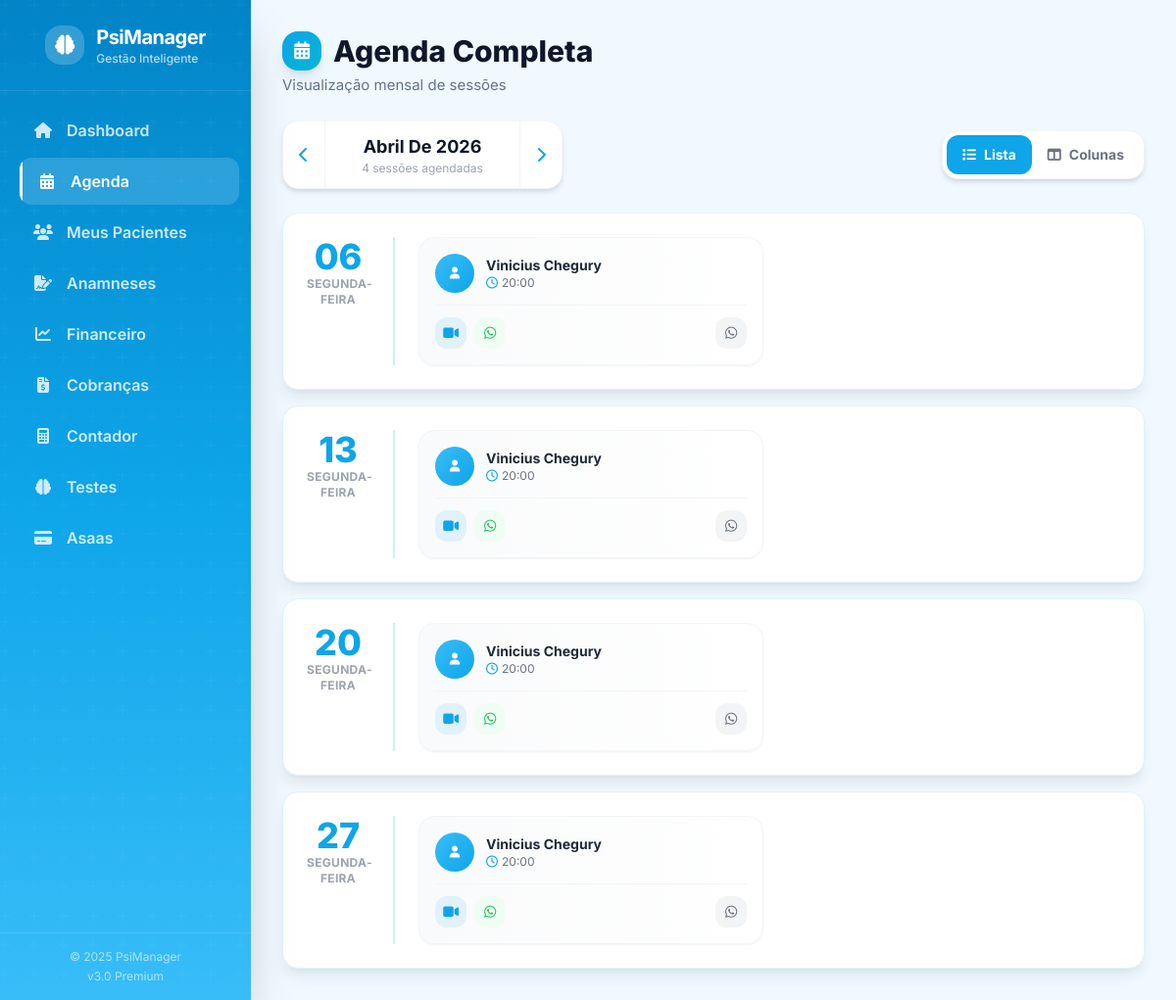
The app's page /public/agenda.php with its own data.
### tables this page shows
CREATE TABLE `agenda` (
  `id` int(11) NOT NULL,
  `paciente_id` int(11) NOT NULL,
  `data_sessao` datetime NOT NULL,
  `link_meet` varchar(255) DEFAULT NULL,
  `status` enum('agendado','realizado','cancelado') NOT NULL DEFAULT 'agendado',
  `notificacao_enviada` tinyint(1) NOT NULL DEFAULT 0,
  `created_at` timestamp NOT NULL DEFAULT current_timestamp()
);

CREATE TABLE `pacientes` (
  `id` int(11) NOT NULL,
  `nome` varchar(100) NOT NULL,
  `cpf` varchar(14) NOT NULL,
  `whatsapp` varchar(20) NOT NULL,
  `email` varchar(100) DEFAULT NULL,
  `dia_semana_fixo` int(11) NOT NULL COMMENT '1=Seg, 2=Ter, 3=Qua, 4=Qui, 5=Sex',
  `horario_fixo` time NOT NULL,
  `valor_sessao` decimal(10,2) NOT NULL,
  `dia_vencimento` int(11) NOT NULL COMMENT 'Dia do mês (ex: 5, 10, 15)',
  `dias_antecedencia` int(11) NOT NULL DEFAULT 5,
  `ativo` tinyint(1) NOT NULL DEFAULT 1,
  `created_at` timestamp NOT NULL DEFAULT current_timestamp(),
  `foto` varchar(255) DEFAULT NULL,
  `frequencia` enum('semanal','quinzenal') DEFAULT 'semanal',
  `semana_inicio` tinyint(1) DEFAULT 1
);

### includes/functions.php (called while the page is built, shortened)
<?php
function getDayName($dayNumber) {
    $days = [
        1 => 'Segunda-feira',
        2 => 'Terça-feira',
        3 => 'Quarta-feira',
        4 => 'Quinta-feira',
        5 => 'Sexta-feira',
        6 => 'Sábado',
        7 => 'Domingo'
    ];
    return $days[$dayNumber] ?? 'Desconhecido';
}
?>

### public/agenda.php (the view, shortened to what this page needs)
<?php
require_once '../config/db.php';
require_once '../includes/functions.php';
include '../includes/header.php';
$mesRef = $_GET['mes'] ?? date('Y-m');
$dataRef = DateTime::createFromFormat('Y-m', $mesRef);
$mesAnterior = (clone $dataRef)->modify('-1 month')->format('Y-m');
$proximoMes = (clone $dataRef)->modify('+1 month')->format('Y-m');
$mesesPT = [
    '01' => 'Janeiro', '02' => 'Fevereiro', '03' => 'Março', '04' => 'Abril',
    '05' => 'Maio', '06' => 'Junho', '07' => 'Julho', '08' => 'Agosto',
    '09' => 'Setembro', '10' => 'Outubro', '11' => 'Novembro', '12' => 'Dezembro'
];
$mesNome = $mesesPT[$dataRef->format('m')] ?? $dataRef->format('F');
$anoRef = $dataRef->format('Y');
$stmtAgenda = $pdo->prepare("
    SELECT a.*, p.nome, p.foto, p.whatsapp
    FROM agenda a
    JOIN pacientes p ON a.paciente_id = p.id
    WHERE DATE_FORMAT(a.data_sessao, '%Y-%m') = ?
    AND p.ativo = 1
    ORDER BY a.data_sessao ASC
");
$stmtAgenda->execute([$mesRef]);
$agendaMes = $stmtAgenda->fetchAll(PDO::FETCH_ASSOC);
$agendaPorDia = [];
foreach ($agendaMes as $evento) {
    $dia = date('d', strtotime($evento['data_sessao']));
    $agendaPorDia[$dia][] = $evento;
}
$totalSessoes = count($agendaMes);
?>
<div class="page-header mb-6">
    <div>
        <h2 class="page-title flex items-center gap-3">
            <span class="w-10 h-10 bg-gradient-to-br from-primary to-accent rounded-xl flex items-center justify-center text-white shadow-lg">
                <i class="fas fa-calendar-alt text-lg"></i>
            </span>
            Agenda Completa
        </h2>
        <p class="page-subtitle">Visualização mensal de sessões</p>
    </div>
</div>
<div class="flex flex-col sm:flex-row justify-between items-stretch sm:items-center gap-4 mb-6">
    <div class="flex items-center bg-white rounded-xl shadow-md border border-gray-100 overflow-hidden">
        <a href="?mes=<?php echo $mesAnterior; ?>"
           class="px-4 py-3 text-primary hover:bg-primary hover:text-white transition-colors">
            <i class="fas fa-chevron-left"></i>
        </a>
        <div class="px-6 py-3 min-w-[200px] text-center border-x border-gray-100">
            <h2 class="text-lg font-bold text-text-main capitalize">
                <?php echo "$mesNome de $anoRef"; ?>
            </h2>
            <p class="text-xs text-gray-400"><?php echo $totalSessoes; ?> sessões agendadas</p>
        </div>
        <a href="?mes=<?php echo $proximoMes; ?>"
           class="px-4 py-3 text-primary hover:bg-primary hover:text-white transition-colors">
            <i class="fas fa-chevron-right"></i>
        </a>
    </div>
    <div class="bg-white p-1 rounded-xl shadow-md border border-gray-100 flex">
        <button onclick="setView('list')" id="btn-list"
                class="px-4 py-2.5 rounded-lg text-sm font-bold transition-all bg-primary text-white">
            <i class="fas fa-list mr-2"></i>Lista
        </button>
        <button onclick="setView('kanban')" id="btn-kanban"
                class="px-4 py-2.5 rounded-lg text-sm font-bold transition-all text-gray-500 hover:bg-gray-100">
            <i class="fas fa-columns mr-2"></i>Colunas
        </button>
    </div>
</div>
<div id="agenda-container" class="transition-all duration-300">
    <?php if (empty($agendaPorDia)): ?>
        <div class="card-shadow">
            <div class="empty-state py-16">
                <div class="empty-state-icon">
                    <i class="fas fa-calendar-times"></i>
                </div>
                <p class="empty-state-title">Sem agendamentos</p>
                <p class="empty-state-text">Nenhum agendamento encontrado para este mês</p>
            </div>
        </div>
    <?php else: ?>
        <div id="view-list" class="space-y-4">
            <?php foreach ($agendaPorDia as $dia => $eventos): ?>
                <div class="card-shadow p-4 sm:p-6">
                    <div class="flex gap-4 sm:gap-6">
                        <div class="flex-shrink-0 w-16 text-center">
                            <span class="block text-3xl sm:text-4xl font-extrabold text-primary"><?php echo $dia; ?></span>
                            <span class="block text-xs text-gray-400 uppercase font-bold tracking-wide">
                                <?php echo getDayName(date('N', strtotime($eventos[0]['data_sessao']))); ?>
                            </span>
                        </div>
                        <div class="flex-1 border-l-2 border-primary/20 pl-4 sm:pl-6">
                            <div class="grid grid-cols-1 md:grid-cols-2 xl:grid-cols-3 gap-3">
                                <?php foreach ($eventos as $ev):
                                    $whatsappClean = preg_replace('/\D/', '', $ev['whatsapp']);
                                    $meetLink = $ev['link_meet'] ?? '';
                                ?>
                                    <div id="appt-<?php echo $ev['id']; ?>"
                                         draggable="true"
                                         ondragstart="drag(event)"
                                         ondragend="dragEnd(event)"
                                         class="group relative bg-gradient-to-r from-gray-50 to-white border border-gray-100 rounded-xl p-4 shadow-sm hover:shadow-lg hover:border-primary/30 transition-all cursor-move">
                                        <div class="flex items-center gap-3 mb-3">
                                            <div class="avatar avatar-md ring-2 ring-white shadow">
                                                <?php if (!empty($ev['foto']) && file_exists(__DIR__ . '/uploads/pacientes/' . $ev['foto'])): ?>
                                                    <img src="uploads/pacientes/<?php echo $ev['foto']; ?>" alt="<?php echo htmlspecialchars($ev['nome']); ?>">
                                                <?php else: ?>
                                                    <i class="fas fa-user text-xs"></i>
                                                <?php endif; ?>
                                            </div>
                                            <div class="flex-1 min-w-0">
                                                <p class="text-sm font-bold text-gray-800 truncate"><?php echo htmlspecialchars($ev['nome']); ?></p>
                                                <p class="text-xs text-gray-500 flex items-center gap-1">
                                                    <i class="far fa-clock text-primary"></i>
                                                    <?php echo date('H:i', strtotime($ev['data_sessao'])); ?>
                                                </p>
                                            </div>
                                        </div>
                                        <div class="flex justify-between items-center pt-3 border-t border-gray-100">
                                            <div class="flex gap-2">
                                                <?php if ($meetLink): ?>
                                                    <a href="<?php echo $meetLink; ?>" target="_blank"
                                                       class="w-8 h-8 rounded-lg bg-primary/10 text-primary hover:bg-primary hover:text-white transition-all flex items-center justify-center"
                                                       title="Entrar no Meet">
                                                        <i class="fas fa-video text-sm"></i>
                                                    </a>
                                                    <a href="https://wa.me/<?php echo $whatsappClean; ?>?text=<?php echo urlencode("Olá {$ev['nome']}, segue o link para nossa sessão: $meetLink"); ?>"
                                                       target="_blank"
                                                       class="w-8 h-8 rounded-lg bg-green-50 text-green-500 hover:bg-green-500 hover:text-white transition-all flex items-center justify-center"
                                                       title="Enviar link via WhatsApp">
                                                        <i class="fab fa-whatsapp text-sm"></i>
                                                    </a>
                                                <?php endif; ?>
                                            </div>
                                            <a href="https://wa.me/<?php echo $whatsappClean; ?>" target="_blank"
                                               class="w-8 h-8 rounded-lg bg-gray-100 text-gray-500 hover:bg-green-500 hover:text-white transition-all flex items-center justify-center"
                                               title="Conversar no WhatsApp">
                                                <i class="fab fa-whatsapp text-sm"></i>
                                            </a>
                                        </div>
                                    </div>
                                <?php endforeach; ?>
                            </div>
                        </div>
                    </div>
                </div>
            <?php endforeach; ?>
        </div>
    <?php endif; ?>
</div>
<?php include '../includes/footer.php'; ?>

### public/assets/css/style.css (style rules this page uses)
:root { --primary: #0ea5e9; --primary-light: #38bdf8; --primary-dark: #0284c7; --primary-glow: rgba(14, 165, 233, 0.4); --secondary: #6366f1; --secondary-light: #818cf8; --secondary-dark: #4f46e5; --success: #10b981; --success-light: #34d399; --warning: #f59e0b; --warning-light: #fbbf24; --danger: #ef4444; --danger-light: #f87171; --info: #0ea5e9; --bg-main: #f0f9ff; --bg-card: #ffffff; --text-main: #0f172a; --text-light: #64748b; --text-muted: #94a3b8; --border-light: #e0f2fe; --border-medium: #bae6fd; --gradient-primary: linear-gradient(135deg, #0ea5e9 0%, #06b6d4 100%); --gradient-secondary: linear-gradient(135deg, #6366f1 0%, #8b5cf6 100%); --gradient-success: linear-gradient(135deg, #11998e 0%, #38ef7d 100%); --gradient-card: linear-gradient(145deg, #ffffff 0%, #f0f9ff 100%); --gradient-sidebar: linear-gradient(180deg, #0284c7 0%, #0ea5e9 50%, #38bdf8 100%); --glass-bg: rgba(255, 255, 255, 0.88); --glass-border: rgba(255, 255, 255, 0.25); --glass-shadow: 0 8px 32px 0 rgba(14, 165, 233, 0.12); --shadow-sm: 0 1px 2px 0 rgba(0, 0, 0, 0.05); --shadow-md: 0 4px 6px -1px rgba(0, 0, 0, 0.08), 0 2px 4px -2px rgba(0, 0, 0, 0.06); --shadow-lg: 0 10px 15px -3px rgba(0, 0, 0, 0.08), 0 4px 6px -4px rgba(0, 0, 0, 0.06); --shadow-xl: 0 20px 25px -5px rgba(0, 0, 0, 0.08), 0 8px 10px -6px rgba(0, 0, 0, 0.06); --shadow-glow: 0 0 20px var(--primary-glow); --shadow-card-hover: 0 20px 40px -15px rgba(14, 165, 233, 0.25); --transition-fast: 150ms ease; --transition-normal: 250ms ease; --transition-slow: 400ms cubic-bezier(0.4, 0, 0.2, 1); --radius-sm: 0.375rem; --radius-md: 0.5rem; --radius-lg: 0.75rem; --radius-xl: 1rem; --radius-2xl: 1.5rem; --radius-full: 9999px; }
* { box-sizing: border-box; }
html { scroll-behavior: smooth; }
body { font-family: 'Nunito', -apple-system, BlinkMacSystemFont, sans-serif; background: var(--bg-main); color: var(--text-main); line-height: 1.6; -webkit-font-smoothing: antialiased; -moz-osx-font-smoothing: grayscale; }
.card-shadow { background: var(--bg-card); border-radius: var(--radius-xl); box-shadow: var(--shadow-lg); border: 1px solid var(--border-light); transition: all var(--transition-normal); }
.avatar { display: flex; align-items: center; justify-content: center; border-radius: var(--radius-full); overflow: hidden; background: linear-gradient(135deg, var(--primary-light) 0%, var(--primary) 100%); color: white; font-weight: 700; flex-shrink: 0; }
.avatar-md { width: 2.5rem; height: 2.5rem; font-size: 0.875rem; }
.page-header { display: flex; flex-wrap: wrap; justify-content: space-between; align-items: flex-start; gap: 1rem; margin-bottom: 2rem; }
.page-title { font-size: 1.875rem; font-weight: 800; color: var(--text-main); line-height: 1.2; }
.page-subtitle { color: var(--text-light); font-size: 0.9375rem; margin-top: 0.25rem; }

### records on screen
agenda: dia "06", data_sessao "SEGUNDA-FEIRA", paciente.nome "Vinicius Chegury", data_sessao "20:00"
agenda: dia "13", data_sessao "SEGUNDA-FEIRA", paciente.nome "Vinicius Chegury", data_sessao "20:00"
agenda: dia "20", data_sessao "SEGUNDA-FEIRA", paciente.nome "Vinicius Chegury", data_sessao "20:00"
agenda: dia "27", data_sessao "SEGUNDA-FEIRA", paciente.nome "Vinicius Chegury", data_sessao "20:00"

### other values on screen
$item['label'] "Dashboard"
$item['label'] "Agenda"
$item['label'] "Meus Pacientes"
$item['label'] "Anamneses"
$item['label'] "Financeiro"
$item['label'] "Cobranças"
$item['label'] "Contador"
$item['label'] "Testes"
$item['label'] "Asaas"
$mesNome "Abril"
$anoRef "2026"
$totalSessoes "4"
